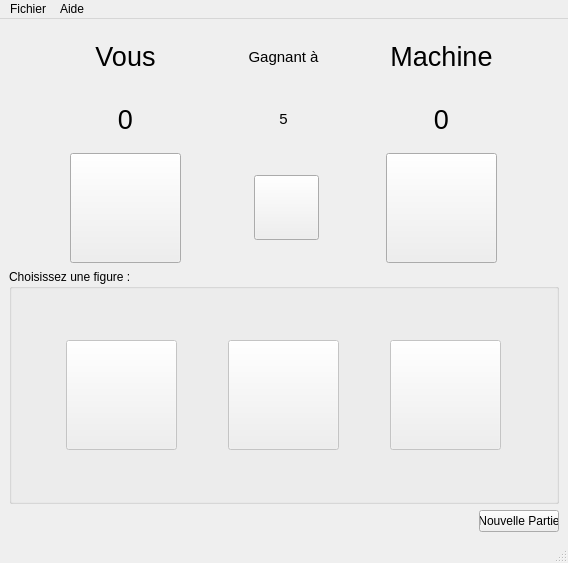
<?xml version="1.0" encoding="UTF-8"?>
<ui version="4.0">
 <class>chifoumivue</class>
 <widget class="QMainWindow" name="chifoumivue">
  <property name="geometry">
   <rect>
    <x>0</x>
    <y>0</y>
    <width>568</width>
    <height>563</height>
   </rect>
  </property>
  <property name="minimumSize">
   <size>
    <width>568</width>
    <height>563</height>
   </size>
  </property>
  <property name="maximumSize">
   <size>
    <width>50000</width>
    <height>50000</height>
   </size>
  </property>
  <property name="windowTitle">
   <string>MainWindow</string>
  </property>
  <widget class="QWidget" name="centralwidget">
   <layout class="QVBoxLayout" name="verticalLayout_6">
    <item>
     <layout class="QVBoxLayout" name="verticalLayout_4">
      <item>
       <layout class="QVBoxLayout" name="verticalLayout_5" stretch="0,0,0">
        <property name="sizeConstraint">
         <enum>QLayout::SetDefaultConstraint</enum>
        </property>
        <item>
         <layout class="QGridLayout" name="gridLayout_2" columnstretch="0,0,0" columnminimumwidth="0,0,0">
          <item row="1" column="0">
           <widget class="QLabel" name="ScoreJoueur">
            <property name="maximumSize">
             <size>
              <width>150</width>
              <height>16777215</height>
             </size>
            </property>
            <property name="font">
             <font>
              <pointsize>20</pointsize>
             </font>
            </property>
            <property name="text">
             <string>0</string>
            </property>
            <property name="alignment">
             <set>Qt::AlignCenter</set>
            </property>
           </widget>
          </item>
          <item row="0" column="2">
           <widget class="QLabel" name="Machine">
            <property name="font">
             <font>
              <pointsize>20</pointsize>
             </font>
            </property>
            <property name="text">
             <string>Machine</string>
            </property>
            <property name="alignment">
             <set>Qt::AlignCenter</set>
            </property>
           </widget>
          </item>
          <item row="2" column="2">
           <widget class="QPushButton" name="SelectMachine">
            <property name="minimumSize">
             <size>
              <width>111</width>
              <height>110</height>
             </size>
            </property>
            <property name="maximumSize">
             <size>
              <width>111</width>
              <height>110</height>
             </size>
            </property>
            <property name="text">
             <string/>
            </property>
            <property name="icon">
             <iconset resource="ressourcesChifoumi.qrc">
              <normaloff>:/chifoumi/images/rien.gif</normaloff>:/chifoumi/images/rien.gif</iconset>
            </property>
            <property name="iconSize">
             <size>
              <width>111</width>
              <height>110</height>
             </size>
            </property>
           </widget>
          </item>
          <item row="0" column="0">
           <widget class="QLabel" name="Joueur">
            <property name="font">
             <font>
              <pointsize>20</pointsize>
             </font>
            </property>
            <property name="text">
             <string>Vous</string>
            </property>
            <property name="alignment">
             <set>Qt::AlignCenter</set>
            </property>
           </widget>
          </item>
          <item row="1" column="2">
           <widget class="QLabel" name="ScoreMachine">
            <property name="maximumSize">
             <size>
              <width>150</width>
              <height>16777215</height>
             </size>
            </property>
            <property name="font">
             <font>
              <pointsize>20</pointsize>
             </font>
            </property>
            <property name="text">
             <string>0</string>
            </property>
            <property name="alignment">
             <set>Qt::AlignCenter</set>
            </property>
           </widget>
          </item>
          <item row="3" column="1">
           <layout class="QHBoxLayout" name="horizontalLayout_2"/>
          </item>
          <item row="2" column="0">
           <widget class="QPushButton" name="SelectJoueur">
            <property name="minimumSize">
             <size>
              <width>111</width>
              <height>110</height>
             </size>
            </property>
            <property name="maximumSize">
             <size>
              <width>111</width>
              <height>110</height>
             </size>
            </property>
            <property name="text">
             <string/>
            </property>
            <property name="icon">
             <iconset resource="ressourcesChifoumi.qrc">
              <normaloff>:/chifoumi/images/rien.gif</normaloff>:/chifoumi/images/rien.gif</iconset>
            </property>
            <property name="iconSize">
             <size>
              <width>111</width>
              <height>110</height>
             </size>
            </property>
           </widget>
          </item>
          <item row="2" column="1">
           <widget class="QPushButton" name="Fight">
            <property name="enabled">
             <bool>true</bool>
            </property>
            <property name="sizePolicy">
             <sizepolicy hsizetype="Minimum" vsizetype="Maximum">
              <horstretch>0</horstretch>
              <verstretch>0</verstretch>
             </sizepolicy>
            </property>
            <property name="minimumSize">
             <size>
              <width>65</width>
              <height>65</height>
             </size>
            </property>
            <property name="maximumSize">
             <size>
              <width>65</width>
              <height>65</height>
             </size>
            </property>
            <property name="sizeIncrement">
             <size>
              <width>0</width>
              <height>0</height>
             </size>
            </property>
            <property name="font">
             <font>
              <kerning>true</kerning>
             </font>
            </property>
            <property name="layoutDirection">
             <enum>Qt::RightToLeft</enum>
            </property>
            <property name="text">
             <string/>
            </property>
            <property name="icon">
             <iconset resource="ressourcesChifoumi.qrc">
              <normaloff>:/chifoumi/images/versus.gif</normaloff>:/chifoumi/images/versus.gif</iconset>
            </property>
            <property name="iconSize">
             <size>
              <width>65</width>
              <height>65</height>
             </size>
            </property>
           </widget>
          </item>
          <item row="0" column="1">
           <widget class="QLabel" name="Objectif">
            <property name="font">
             <font>
              <pointsize>11</pointsize>
             </font>
            </property>
            <property name="text">
             <string>Gagnant à</string>
            </property>
            <property name="alignment">
             <set>Qt::AlignCenter</set>
            </property>
           </widget>
          </item>
          <item row="1" column="1">
           <widget class="QLabel" name="ScoreObjectif">
            <property name="font">
             <font>
              <pointsize>11</pointsize>
             </font>
            </property>
            <property name="text">
             <string>5</string>
            </property>
            <property name="alignment">
             <set>Qt::AlignCenter</set>
            </property>
           </widget>
          </item>
         </layout>
        </item>
        <item>
         <widget class="QGroupBox" name="groupBox">
          <property name="title">
           <string>Choisissez une figure :</string>
          </property>
          <layout class="QHBoxLayout" name="horizontalLayout_6">
           <item>
            <widget class="QPushButton" name="Ciseaux">
             <property name="enabled">
              <bool>false</bool>
             </property>
             <property name="minimumSize">
              <size>
               <width>111</width>
               <height>110</height>
              </size>
             </property>
             <property name="maximumSize">
              <size>
               <width>111</width>
               <height>110</height>
              </size>
             </property>
             <property name="text">
              <string/>
             </property>
             <property name="icon">
              <iconset resource="ressourcesChifoumi.qrc">
               <normaloff>:/chifoumi/images/ciseau.gif</normaloff>:/chifoumi/images/ciseau.gif</iconset>
             </property>
             <property name="iconSize">
              <size>
               <width>111</width>
               <height>110</height>
              </size>
             </property>
            </widget>
           </item>
           <item>
            <widget class="QPushButton" name="Feuille">
             <property name="enabled">
              <bool>false</bool>
             </property>
             <property name="minimumSize">
              <size>
               <width>111</width>
               <height>110</height>
              </size>
             </property>
             <property name="maximumSize">
              <size>
               <width>111</width>
               <height>110</height>
              </size>
             </property>
             <property name="text">
              <string/>
             </property>
             <property name="icon">
              <iconset resource="ressourcesChifoumi.qrc">
               <normaloff>:/chifoumi/images/papier.gif</normaloff>:/chifoumi/images/papier.gif</iconset>
             </property>
             <property name="iconSize">
              <size>
               <width>111</width>
               <height>110</height>
              </size>
             </property>
            </widget>
           </item>
           <item>
            <widget class="QPushButton" name="Pierre">
             <property name="enabled">
              <bool>false</bool>
             </property>
             <property name="minimumSize">
              <size>
               <width>111</width>
               <height>110</height>
              </size>
             </property>
             <property name="maximumSize">
              <size>
               <width>111</width>
               <height>110</height>
              </size>
             </property>
             <property name="text">
              <string/>
             </property>
             <property name="icon">
              <iconset resource="ressourcesChifoumi.qrc">
               <normaloff>:/chifoumi/images/pierre.gif</normaloff>:/chifoumi/images/pierre.gif</iconset>
             </property>
             <property name="iconSize">
              <size>
               <width>111</width>
               <height>110</height>
              </size>
             </property>
            </widget>
           </item>
          </layout>
         </widget>
        </item>
        <item>
         <layout class="QHBoxLayout" name="horizontalLayout_5" stretch="1,0">
          <item>
           <spacer name="horizontalSpacer_2">
            <property name="orientation">
             <enum>Qt::Horizontal</enum>
            </property>
            <property name="sizeType">
             <enum>QSizePolicy::Preferred</enum>
            </property>
            <property name="sizeHint" stdset="0">
             <size>
              <width>40</width>
              <height>10</height>
             </size>
            </property>
           </spacer>
          </item>
          <item>
           <widget class="QPushButton" name="BoutonPartie">
            <property name="maximumSize">
             <size>
              <width>80</width>
              <height>16777215</height>
             </size>
            </property>
            <property name="text">
             <string>Nouvelle Partie</string>
            </property>
           </widget>
          </item>
         </layout>
        </item>
       </layout>
      </item>
     </layout>
    </item>
   </layout>
  </widget>
  <widget class="QMenuBar" name="menubar">
   <property name="geometry">
    <rect>
     <x>0</x>
     <y>0</y>
     <width>568</width>
     <height>21</height>
    </rect>
   </property>
   <widget class="QMenu" name="menuFichier">
    <property name="title">
     <string>Fichier</string>
    </property>
    <addaction name="Parametres"/>
    <addaction name="Quitter"/>
   </widget>
   <widget class="QMenu" name="menuaide">
    <property name="title">
     <string>Aide</string>
    </property>
    <addaction name="separator"/>
    <addaction name="AProposDe"/>
   </widget>
   <addaction name="menuFichier"/>
   <addaction name="menuaide"/>
  </widget>
  <widget class="QStatusBar" name="statusbar"/>
  <action name="AProposDe">
   <property name="text">
    <string>A propos de</string>
   </property>
   <property name="shortcut">
    <string>F1</string>
   </property>
  </action>
  <action name="Parametres">
   <property name="text">
    <string>Paramètres</string>
   </property>
   <property name="shortcut">
    <string>F2</string>
   </property>
  </action>
  <action name="Quitter">
   <property name="text">
    <string>Quitter</string>
   </property>
   <property name="shortcut">
    <string>F3</string>
   </property>
  </action>
 </widget>
 <resources>
  <include location="ressourcesChifoumi.qrc"/>
 </resources>
 <connections/>
</ui>
